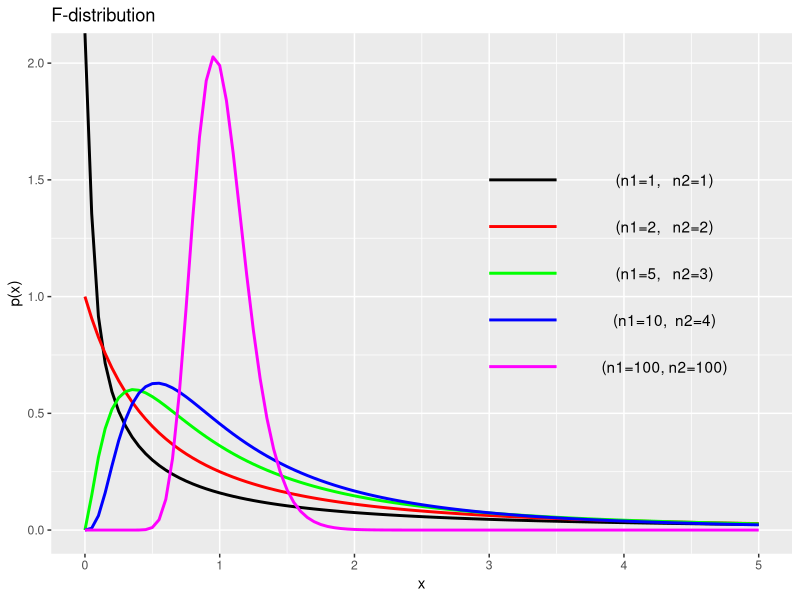

Write R code to recreate this figure.
#F-distribution
library(ggplot2)

ggplot(data.frame(x=c(0,5)), aes(x=x)) +
  stat_function(fun=df, args=list(df1=1, df2=1), colour="black", linewidth=1) +
  stat_function(fun=df, args=list(df1=2, df2=2), colour="red", linewidth=1) +
  stat_function(fun=df, args=list(df1=5, df2=3), colour="green", linewidth=1) +
  stat_function(fun=df, args=list(df1=10, df2=4), colour="blue", linewidth=1) +
  stat_function(fun=df, args=list(df1=100, df2=100), colour="magenta", linewidth=1) +  
  annotate("segment", x=3, xend=3.5, y=1.5, yend=1.5, colour="black", linewidth=1) +
  annotate("segment", x=3, xend=3.5, y=1.3, yend=1.3, colour="red", linewidth=1) + 
  annotate("segment", x=3, xend=3.5, y=1.1, yend=1.1, colour="green", linewidth=1) + 
  annotate("segment", x=3, xend=3.5, y=0.9, yend=0.9, colour="blue", linewidth=1) + 
  annotate("segment", x=3, xend=3.5, y=0.7, yend=0.7, colour="magenta", linewidth=1) +   
  annotate("text", x=4.3, y=1.5, label="(n1=1,   n2=1)") +
  annotate("text", x=4.3, y=1.3, label="(n1=2,   n2=2)") + 
  annotate("text", x=4.3, y=1.1, label="(n1=5,   n2=3)") +
  annotate("text", x=4.3, y=0.9, label="(n1=10,  n2=4)") + 
  annotate("text", x=4.3, y=0.7, label="(n1=100, n2=100)") +  
  ggtitle("F-distribution") +
  labs(y="p(x)")
